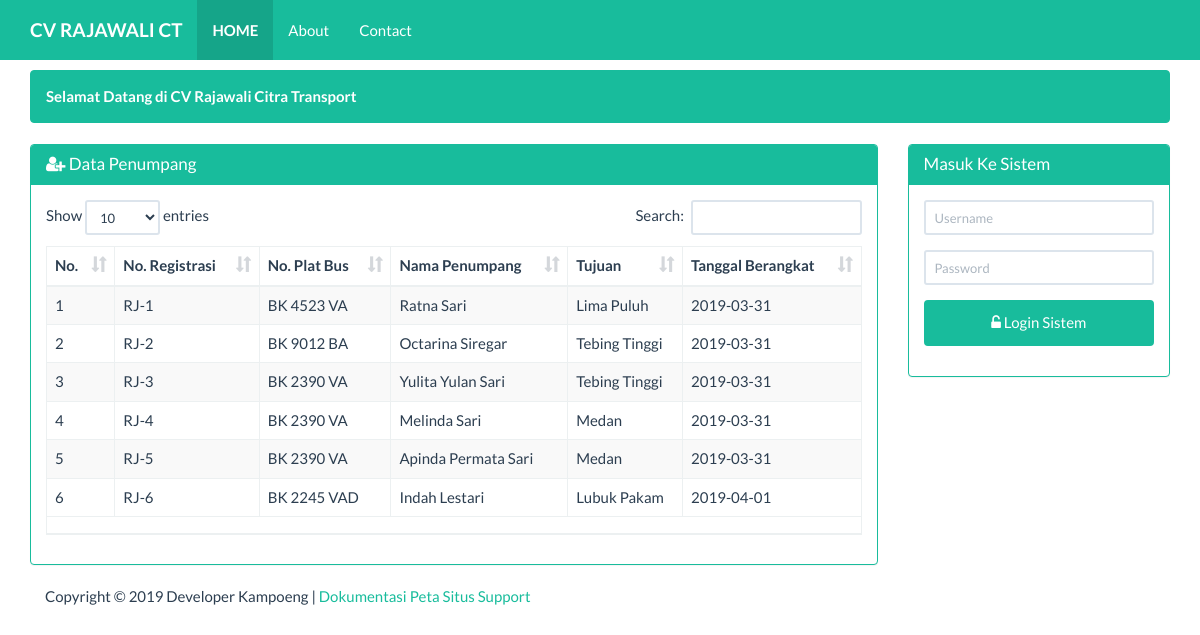
The page / on the database its author committed.
### tables this page shows
CREATE TABLE IF NOT EXISTS `penumpang` (
  `id` int(11) NOT NULL AUTO_INCREMENT,
  `no_registrasi` varchar(10) NOT NULL,
  `no_plat` varchar(12) NOT NULL,
  `nama_penumpang` varchar(25) NOT NULL,
  `tujuan` varchar(25) NOT NULL,
  `tanggal_berangkat` date NOT NULL,
  `harga` int(10) NOT NULL,
  `status_pembayaran` varchar(25) NOT NULL,
  PRIMARY KEY (`id`)
);

### beranda.php (the view, shortened to what this page needs)
<div class="container">
    <div class="row">
        <div class ="col-xs-12">
            <div class="alert alert-success">
                <strong>Selamat Datang di CV Rajawali Citra Transport</strong>
            </div>
        </div>
    </div>
    <div class="row">
        <div class="col-sm-9 col-xs-12">
        <div class="panel panel-success">
                <div class="panel-heading">
                    <h3 class="panel-title"><span class="fa fa-user-plus"></span> Data Penumpang</h3>
                </div>
                <div class="panel-body">
                    <table id="dtskripsi" class="table table-bordered table-striped table-hover">
                        <thead>
                            <tr>
                                <th>No.</th>
                                <th>No. Registrasi</th>
                                <th>No. Plat Bus</th>
                                <th>Nama Penumpang</th>
                                <th>Tujuan</th>
                                <th>Tanggal Berangkat</th>
                            </tr>
                        </thead>
                        <tbody>
                            <?php
                            $sql = "SELECT * FROM penumpang";
                            $query = mysqli_query($koneksi, $sql) or die("SQL Anda Salah");
                            $nomor = 0;
                            while ($data = mysqli_fetch_array($query)) {
                                $nomor++;
                                ?>
                                <tr>
                                    <td><?= $nomor ?></td>
                                    <td><?= $data['no_registrasi'] ?></td>
									<td><?= $data['no_plat'] ?></td>
									<td><?= $data['nama_penumpang'] ?></td>
									<td><?= $data['tujuan'] ?></td>
                                    <td><?= $data['tanggal_berangkat'] ?></td>
                                </tr>
                            <?php } ?>
                        </tbody>
                        <tfoot>
                            <tr>
                                <td colspan="7">
                                </td>
                            </tr>
                        </tfoot>
                    </table>
                </div>
            </div>
        </div>
        <div class="col-sm-3 col-xs-12">
            <?php if (isset($_SESSION['username'])) { ?>
            <div class="alert alert-info">
                <strong>Welcome <?=$_SESSION['nama']?></strong>
            </div>
            <?php
           } else { ?>
            <div class="panel panel-success">
                <div class="panel-heading">
                    <h3 class="panel-title">Masuk Ke Sistem</h3>
                </div>
                <div class="panel-body">
                    <form class="form-horizontal" action="proses_login.php" method="post">
                        <div class="form-group">
                            <div class="col-sm-12">
                                <input type="text" name="user" class="form-control input-sm"
                                   placeholder="Username" required="" autocomplete="off"/>
                            </div>
                        </div>
                        <div class="form-group">
                            <div class="col-sm-12">
                                <input type="password" name="pwd" class="form-control input-sm"
                                   placeholder="Password" required="" autocomplete="off"/>
                            </div>
                        </div>
                        <div class="form-group">
                            <div class="col-sm-12">
                                <button type="submit" name="login" value="login"
                                        class="btn btn-success btn-block"><span class="fa fa-unlock-alt"></span>
                                    Login Sistem
                                </button>
                            </div>
                    </form>
                </div>
            </div>
        </div>
            <?php } ?>
    </div>
</div>

### index.php (shortened to what this page needs)
<?php session_start();
require 'config/koneksi.php'; ?>
<!DOCTYPE html>
<html>
    <head>
        <link href="Assets/css/bootstrap.min.css" rel="stylesheet" type="text/css"/>
        <link rel="stylesheet" type="text/css" href="style.css">
        <link href="Assets/css/dataTables.bootstrap.min.css" rel="stylesheet" type="text/css"/>
        <link href="Assets/font-awesome-4.5.0/css/font-awesome.min.css" rel="stylesheet" type="text/css"/>
    </head>
    <body>
    <nav class="navbar navbar-inverse navbar-fixed-top">
    <div class="container">
        <div class="navbar-header">
            <a class="navbar-brand" style="font-weight: bold;" href="?page=utama">CV RAJAWALI CT</a>
        </div>
        <div id="navbar" class="navbar-collapse collapse">
            <ul class="nav navbar-nav">
                <li class="active" style="font-weight: bold;"><a href="#">HOME</a></li>
                <li><a href="?page=about&actions=tampil">About</a></li>
                <li><a href="?page=kontak&actions=tampil">Contact</a></li>
            </ul>
        </div>
    </div>
</nav>
<?php
@$page=$_GET['page'];
if(empty ($page)){
    require 'beranda.php';
}
?>
    <div class="container">
    <div class="row">
        <div class="col-xs-12">
            Copyright &COPY; <?= date('Y')?> Developer Kampoeng |
            <a href="#">Dokumentasi</a>
            <a href="#">Peta Situs</a>
            <a href="#">Support</a>
        </div>
    </div>
</div>
    </body>
    </html>

### Assets/css/style.css (style rules this page uses)
body { padding-top: 70px; }

### rows shown on the page
penumpang: no_registrasi "RJ-1", no_plat "BK 4523 VA", nama_penumpang "Ratna Sari", tujuan "Lima Puluh", tanggal_berangkat "2019-03-31"
penumpang: no_registrasi "RJ-2", no_plat "BK 9012 BA", nama_penumpang "Octarina Siregar", tujuan "Tebing Tinggi", tanggal_berangkat "2019-03-31"
penumpang: no_registrasi "RJ-3", no_plat "BK 2390 VA", nama_penumpang "Yulita Yulan Sari", tujuan "Tebing Tinggi", tanggal_berangkat "2019-03-31"
penumpang: no_registrasi "RJ-4", no_plat "BK 2390 VA", nama_penumpang "Melinda Sari", tujuan "Medan", tanggal_berangkat "2019-03-31"
penumpang: no_registrasi "RJ-5", no_plat "BK 2390 VA", nama_penumpang "Apinda Permata Sari", tujuan "Medan", tanggal_berangkat "2019-03-31"
penumpang: no_registrasi "RJ-6", no_plat "BK 2245 VAD", nama_penumpang "Indah Lestari", tujuan "Lubuk Pakam", tanggal_berangkat "2019-04-01"
